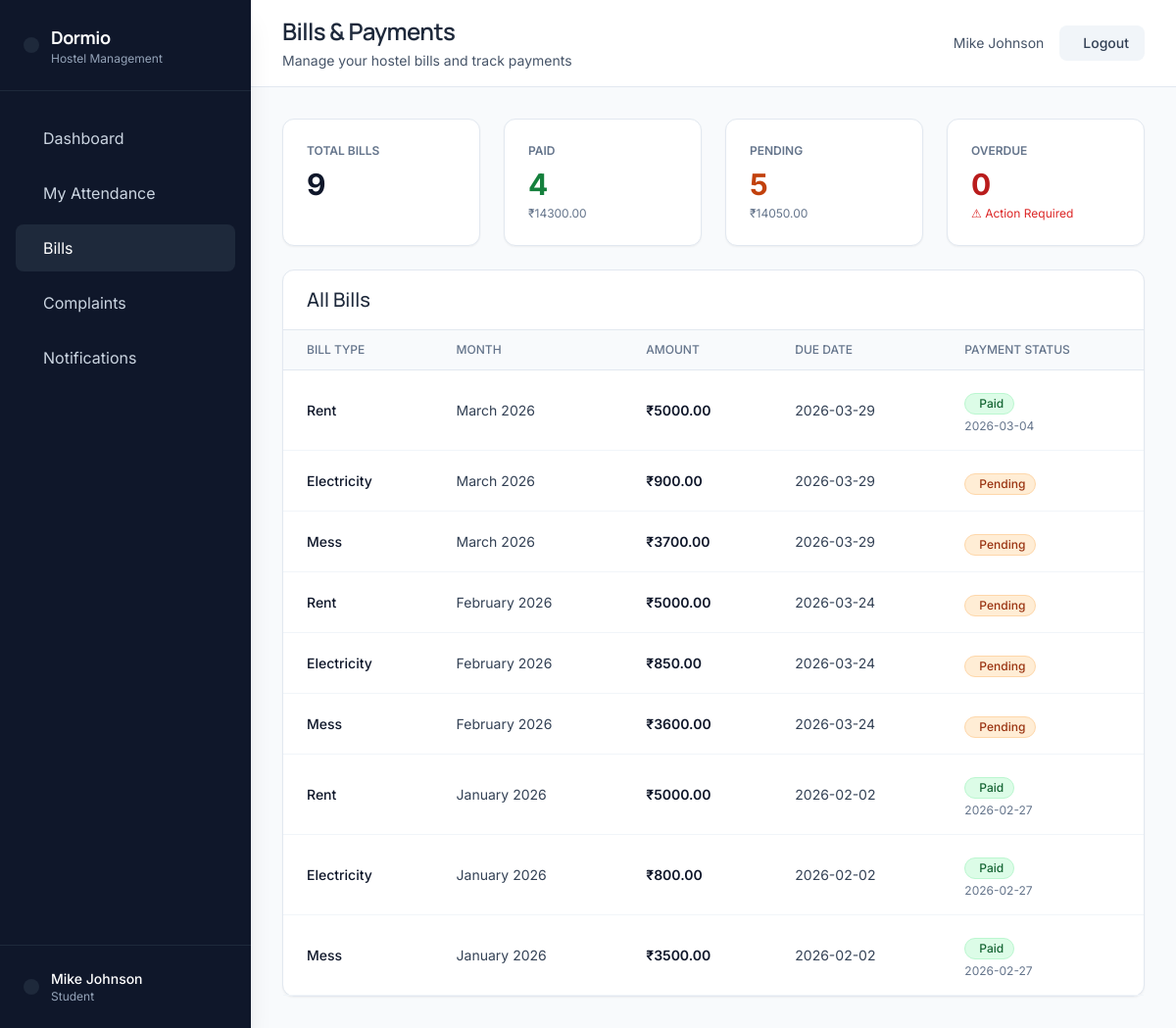
/student/bills (signed in), run on the app's committed database.
### models.py (models this page shows, shortened)
class User(UserMixin, db.Model):
    id = db.Column(db.Integer, primary_key=True)
    username = db.Column(db.String(80), unique=True, nullable=False)
    email = db.Column(db.String(120), unique=True, nullable=False)
    password_hash = db.Column(db.String(200), nullable=False)
    role = db.Column(db.String(20), nullable=False)  # student, warden, admin, principal
    full_name = db.Column(db.String(100), nullable=False)
    created_at = db.Column(db.DateTime, default=lambda: datetime.now(timezone.utc))
    is_active = db.Column(db.Boolean, default=True)
    student_profile = db.relationship('Student', backref='user', uselist=False, cascade='all, delete-orphan')

class Bill(db.Model):
    id = db.Column(db.Integer, primary_key=True)
    student_id = db.Column(db.Integer, db.ForeignKey('student.id'), nullable=False)
    bill_type = db.Column(db.String(50), nullable=False)  # mess, electricity, rent
    amount = db.Column(db.Float, nullable=False)
    month = db.Column(db.String(20), nullable=False)  # e.g., "January 2026"
    semester = db.Column(db.Integer)
    due_date = db.Column(db.Date, nullable=False)
    paid = db.Column(db.Boolean, default=False)
    paid_date = db.Column(db.DateTime)
    created_at = db.Column(db.DateTime, default=lambda: datetime.now(timezone.utc))
    created_by = db.Column(db.Integer, db.ForeignKey('user.id'))
    payments = db.relationship('Payment', backref='bill', lazy=True)

### app.py (the view)
@app.route('/student/bills')
@login_required
@role_required('student')
def student_bills():
    student = Student.query.filter_by(user_id=current_user.id).first()
    bills = Bill.query.filter_by(student_id=student.id).order_by(Bill.created_at.desc()).all()
    today = date.today()
    overdue_bills = [b for b in bills if not b.paid and b.due_date < today]
    total_paid = sum(b.amount for b in bills if b.paid)
    total_pending = sum(b.amount for b in bills if not b.paid)
    return render_template('student/bills.html',
                         bills=bills,
                         student=student,
                         overdue_bills=overdue_bills,
                         total_paid=total_paid,
                         total_pending=total_pending,
                         today=today)

### app.py (called while the page is built)
@login_manager.user_loader
def load_user(user_id):
    return User.query.get(int(user_id))

def role_required(*roles):
    def decorator(f):
        @wraps(f)
        def decorated_function(*args, **kwargs):
            if not current_user.is_authenticated or current_user.role not in roles:
                flash('Access denied. Insufficient permissions.', 'error')
                return redirect(url_for('dashboard'))
            return f(*args, **kwargs)
        return decorated_function
    return decorator

### templates/student/bills.html (shortened to what this page needs)
{% extends "layout.html" %}
{% set page_title = "Bills & Payments" %}
{% set page_subtitle = "Manage your hostel bills and track payments" %}
{% block page_content %}
<div class="grid grid-cols-1 md:grid-cols-4 gap-6 mb-6">
    {% set total_bills = bills|length %}
    {% set paid_bills = bills|selectattr('paid', 'equalto', True)|list|length %}
    {% set pending = bills|rejectattr('paid')|list %}
    <div class="bg-white rounded-xl border border-slate-200 shadow-sm p-6">
        <p class="text-xs font-semibold uppercase text-slate-500">Total Bills</p>
        <p class="text-3xl font-bold text-slate-900 mt-2">{{ total_bills }}</p>
    </div>
    <div class="bg-white rounded-xl border border-slate-200 shadow-sm p-6">
        <p class="text-xs font-semibold uppercase text-slate-500">Paid</p>
        <p class="text-3xl font-bold text-green-700 mt-2">{{ paid_bills }}</p>
        <p class="text-xs text-slate-500 mt-1">₹{{ "%.2f"|format(total_paid) }}</p>
    </div>
    <div class="bg-white rounded-xl border border-slate-200 shadow-sm p-6">
        <p class="text-xs font-semibold uppercase text-slate-500">Pending</p>
        <p class="text-3xl font-bold text-orange-700 mt-2">{{ pending|length }}</p>
        <p class="text-xs text-slate-500 mt-1">₹{{ "%.2f"|format(total_pending) }}</p>
    </div>
    <div class="bg-white rounded-xl border border-slate-200 shadow-sm p-6">
        <p class="text-xs font-semibold uppercase text-slate-500">Overdue</p>
        <p class="text-3xl font-bold text-red-700 mt-2">{{ overdue_bills|length }}</p>
        <p class="text-xs text-red-600 mt-1">⚠ Action Required</p>
    </div>
</div>
<div class="bg-white rounded-xl border border-slate-200 shadow-sm">
    <div class="px-6 py-4 border-b border-slate-200"><h2 class="text-xl font-medium text-slate-800">All Bills</h2></div>
    {% if bills %}
    <div class="overflow-x-auto">
        <table class="w-full">
            <thead class="bg-slate-50 border-b border-slate-200">
                <tr>
                    <th class="px-6 py-3 text-left text-xs font-medium text-slate-500 uppercase">Bill Type</th>
                    <th class="px-6 py-3 text-left text-xs font-medium text-slate-500 uppercase">Month</th>
                    <th class="px-6 py-3 text-left text-xs font-medium text-slate-500 uppercase">Amount</th>
                    <th class="px-6 py-3 text-left text-xs font-medium text-slate-500 uppercase">Due Date</th>
                    <th class="px-6 py-3 text-left text-xs font-medium text-slate-500 uppercase">Payment Status</th>
                </tr>
            </thead>
            <tbody>
                {% for bill in bills %}
                {% set is_overdue = not bill.paid and bill.due_date < today %}
                <tr class="border-b border-slate-100 {% if is_overdue %}bg-red-50{% endif %}">
                    <td class="px-6 py-4 text-sm font-medium text-slate-900 capitalize">
                        {{ bill.bill_type }}
                    </td>
                    <td class="px-6 py-4 text-sm text-slate-700">{{ bill.month }}</td>
                    <td class="px-6 py-4 text-sm text-slate-900 font-semibold">₹{{ "%.2f"|format(bill.amount) }}</td>
                    <td class="px-6 py-4 text-sm {% if is_overdue %}text-red-700 font-semibold{% else %}text-slate-700{% endif %}">
                        {{ bill.due_date.strftime('%Y-%m-%d') }}
                    </td>
                    <td class="px-6 py-4">
                        {% if bill.paid %}
                        <span class="inline-flex items-center px-2.5 py-0.5 rounded-full text-xs font-medium bg-green-100 text-green-800 border border-green-200">
                            Paid
                        </span>
                        {% if bill.paid_date %}
                        <p class="text-xs text-slate-500 mt-1">{{ bill.paid_date.strftime('%Y-%m-%d') }}</p>
                        {% endif %}
                        {% else %}
                        <span class="inline-flex items-center px-2.5 py-0.5 rounded-full text-xs font-medium {% if is_overdue %}bg-red-100 text-red-800 border border-red-200{% else %}bg-orange-100 text-orange-800 border border-orange-200{% endif %}">
                            {% if is_overdue %}Overdue{% else %}Pending{% endif %}
                        </span>
                        {% endif %}
                    </td>
                </tr>
                {% endfor %}
            </tbody>
        </table>
    </div>
    {% else %}
    <div class="px-6 py-12 text-center"><p class="text-slate-500">No bills available</p></div>
    {% endif %}
</div>
{% endblock %}

### templates/layout.html (shortened to what this page needs)
{% extends "base.html" %}
{% block body %}
<div class="flex min-h-screen">
    <aside class="fixed top-0 left-0 h-full w-64 bg-slate-900 text-white shadow-xl z-20 hidden lg:block">
        <div class="px-6 py-6 border-b border-slate-800">
            <div class="flex items-center space-x-3">
                <div class="bg-slate-800 rounded-lg p-2">
                </div>
                <div>
                    <h2 class="text-lg font-bold tracking-tight">Dormio</h2>
                    <p class="text-xs text-slate-400">Hostel Management</p>
                </div>
            </div>
        </div>
        <nav class="px-4 py-6 space-y-2">
            {{ sidebar_content }}
        </nav>
        <div class="absolute bottom-0 left-0 right-0 px-6 py-6 border-t border-slate-800">
            <div class="flex items-center space-x-3">
                <div class="bg-slate-800 rounded-full p-2">
                </div>
                <div class="flex-1">
                    <p class="text-sm font-medium text-white">{{ current_user.full_name }}</p>
                    <p class="text-xs text-slate-400 capitalize">{{ current_user.role }}</p>
                </div>
            </div>
        </div>
    </aside>
    <div class="flex-1 ml-0 lg:ml-64">
        <div class="bg-white border-b border-slate-200 px-8 py-4">
            <div class="flex items-center justify-between">
                <div>
                    <h1 class="text-2xl font-semibold tracking-tight text-slate-800">{{ page_title }}</h1>
                    {% if page_subtitle %}
                    <p class="text-sm text-slate-600 mt-1">{{ page_subtitle }}</p>
                    {% endif %}
                </div>
                <div class="flex items-center space-x-4">
                    <span class="text-sm text-slate-600">{{ current_user.full_name }}</span>
                    <a href="{{ url_for('logout') }}"
                       data-testid="logout-btn"
                       class="bg-slate-100 hover:bg-slate-200 text-slate-700 font-medium py-2 px-4 rounded-lg transition-all text-sm">
                        Logout
                    </a>
                </div>
            </div>
        </div>
        <div class="p-8">
            {% block page_content %}{% endblock %}
        </div>
    </div>
</div>
{% endblock %}

### templates/base.html (style rules this page uses)
body { font-family: 'Inter', sans-serif; }
h1, h2, h3, h4, h5, h6 { font-family: 'Manrope', sans-serif; }

### data on the page
User: full_name "Mike Johnson", role "Student"
Bill: bill_type "Rent", month "March 2026", amount "5000.00", due_date "2026-03-29", paid_date "2026-03-04"
Bill: bill_type "Electricity", month "March 2026", amount "900.00", due_date "2026-03-29", paid "Pending"
Bill: bill_type "Mess", month "March 2026", amount "3700.00", due_date "2026-03-29", paid "Pending"
Bill: bill_type "Rent", month "February 2026", amount "5000.00", due_date "2026-03-24", paid "Pending"
Bill: bill_type "Electricity", month "February 2026", amount "850.00", due_date "2026-03-24", paid "Pending"
Bill: bill_type "Mess", month "February 2026", amount "3600.00", due_date "2026-03-24", paid "Pending"
Bill: bill_type "Rent", month "January 2026", amount "5000.00", due_date "2026-02-02", paid_date "2026-02-27"
Bill: bill_type "Electricity", month "January 2026", amount "800.00", due_date "2026-02-02", paid_date "2026-02-27"
Bill: bill_type "Mess", month "January 2026", amount "3500.00", due_date "2026-02-02", paid_date "2026-02-27"

### other printed values
{{ sidebar_content }} "Dashboard My Attendance Bills Complaints Notifications"
{{ page_title }} "Bills & Payments"
{{ page_subtitle }} "Manage your hostel bills and track payments"
{{ total_bills }} "9"
{{ paid_bills }} "4"
{{ "%.2f"|format(total_paid) }} "14300.00"
{{ pending|length }} "5"
{{ "%.2f"|format(total_pending) }} "14050.00"
{{ overdue_bills|length }} "0"
